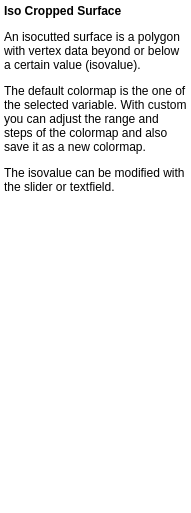
<ui version="4.0" >
 <class>IsoCutterHelpBase</class>
 <widget class="QWidget" name="IsoCutterHelpBase" >
  <property name="geometry" >
   <rect>
    <x>0</x>
    <y>0</y>
    <width>191</width>
    <height>513</height>
   </rect>
  </property>
  <property name="sizePolicy" >
   <sizepolicy vsizetype="Expanding" hsizetype="Preferred" >
    <horstretch>0</horstretch>
    <verstretch>0</verstretch>
   </sizepolicy>
  </property>
  <property name="baseSize" >
   <size>
    <width>200</width>
    <height>500</height>
   </size>
  </property>
  <property name="windowTitle" >
   <string>Form2</string>
  </property>
  <layout class="QGridLayout" >
   <property name="margin" >
    <number>0</number>
   </property>
   <property name="spacing" >
    <number>0</number>
   </property>
   <item row="0" column="0" >
    <widget class="QTextBrowser" name="vrpTextBrowserInstruction" >
     <property name="sizePolicy" >
      <sizepolicy vsizetype="Expanding" hsizetype="Expanding" >
       <horstretch>0</horstretch>
       <verstretch>0</verstretch>
      </sizepolicy>
     </property>
     <property name="minimumSize" >
      <size>
       <width>0</width>
       <height>0</height>
      </size>
     </property>
     <property name="toolTip" >
      <string/>
     </property>
     <property name="frameShape" >
      <enum>QFrame::NoFrame</enum>
     </property>
     <property name="lineWidth" >
      <number>1</number>
     </property>
     <property name="html" >
      <string>&lt;!DOCTYPE HTML PUBLIC "-//W3C//DTD HTML 4.0//EN" "http://www.w3.org/TR/REC-html40/strict.dtd">
&lt;html>&lt;head>&lt;meta name="qrichtext" content="1" />&lt;style type="text/css">
p, li { white-space: pre-wrap; }
&lt;/style>&lt;/head>&lt;body style=" font-family:'Droid Sans'; font-size:9pt; font-weight:400; font-style:normal;">
&lt;p style=" margin-top:0px; margin-bottom:0px; margin-left:0px; margin-right:0px; -qt-block-indent:0; text-indent:0px;">&lt;span style=" font-weight:600;">Iso Cropped Surface&lt;/span> &lt;/p>
&lt;p style=" margin-top:12px; margin-bottom:12px; margin-left:0px; margin-right:0px; -qt-block-indent:0; text-indent:0px;">An isocutted surface is a polygon with vertex data beyond or below a certain value (isovalue). &lt;/p>
&lt;p style=" margin-top:12px; margin-bottom:12px; margin-left:0px; margin-right:0px; -qt-block-indent:0; text-indent:0px;">The default colormap is the one of the selected variable. With custom you can adjust the range and steps of the colormap and also save it as a new colormap. &lt;/p>
&lt;p style=" margin-top:12px; margin-bottom:12px; margin-left:0px; margin-right:0px; -qt-block-indent:0; text-indent:0px;">The isovalue can be modified with the slider or textfield.&lt;/p>&lt;/body>&lt;/html></string>
     </property>
     <property name="text" stdset="0" >
      <string>&lt;!DOCTYPE HTML PUBLIC "-//W3C//DTD HTML 4.0//EN" "http://www.w3.org/TR/REC-html40/strict.dtd">
&lt;html>&lt;head>&lt;meta name="qrichtext" content="1" />&lt;style type="text/css">
p, li { white-space: pre-wrap; }
&lt;/style>&lt;/head>&lt;body style=" font-family:'Droid Sans'; font-size:9pt; font-weight:400; font-style:normal;">
&lt;p style="-qt-paragraph-type:empty; margin-top:12px; margin-bottom:12px; margin-left:0px; margin-right:0px; -qt-block-indent:0; text-indent:0px;">&lt;/p>&lt;/body>&lt;/html></string>
     </property>
    </widget>
   </item>
  </layout>
 </widget>
 <layoutdefault spacing="6" margin="11" />
 <pixmapfunction>qPixmapFromMimeSource</pixmapfunction>
 <resources/>
 <connections/>
</ui>
